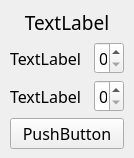
<?xml version="1.0" encoding="UTF-8"?>
<ui version="4.0">
 <class>Form</class>
 <widget class="QWidget" name="Form">
  <property name="geometry">
   <rect>
    <x>0</x>
    <y>0</y>
    <width>134</width>
    <height>157</height>
   </rect>
  </property>
  <property name="font">
   <font>
    <family>Segoe UI Variable</family>
    <pointsize>12</pointsize>
   </font>
  </property>
  <property name="windowTitle">
   <string>Form</string>
  </property>
  <layout class="QGridLayout" name="gridLayout">
   <property name="leftMargin">
    <number>9</number>
   </property>
   <property name="topMargin">
    <number>9</number>
   </property>
   <property name="rightMargin">
    <number>9</number>
   </property>
   <property name="bottomMargin">
    <number>9</number>
   </property>
   <property name="spacing">
    <number>6</number>
   </property>
   <item row="2" column="1">
    <widget class="QLabel" name="numberOfPeopleLabel">
     <property name="font">
      <font>
       <family>Segoe UI Variable</family>
       <pointsize>12</pointsize>
      </font>
     </property>
     <property name="text">
      <string>TextLabel</string>
     </property>
    </widget>
   </item>
   <item row="1" column="1" colspan="3">
    <widget class="QLabel" name="roomNumberLabel">
     <property name="sizePolicy">
      <sizepolicy hsizetype="Preferred" vsizetype="Maximum">
       <horstretch>0</horstretch>
       <verstretch>0</verstretch>
      </sizepolicy>
     </property>
     <property name="font">
      <font>
       <family>Segoe UI Variable</family>
       <pointsize>14</pointsize>
      </font>
     </property>
     <property name="text">
      <string>TextLabel</string>
     </property>
     <property name="alignment">
      <set>Qt::AlignCenter</set>
     </property>
    </widget>
   </item>
   <item row="4" column="1" colspan="3">
    <widget class="QPushButton" name="saveButton">
     <property name="font">
      <font>
       <family>Segoe UI Variable</family>
       <pointsize>12</pointsize>
      </font>
     </property>
     <property name="text">
      <string>PushButton</string>
     </property>
    </widget>
   </item>
   <item row="3" column="3">
    <widget class="QSpinBox" name="penaltyDutySpinBox">
     <property name="sizePolicy">
      <sizepolicy hsizetype="Maximum" vsizetype="Fixed">
       <horstretch>0</horstretch>
       <verstretch>0</verstretch>
      </sizepolicy>
     </property>
     <property name="minimumSize">
      <size>
       <width>30</width>
       <height>0</height>
      </size>
     </property>
     <property name="font">
      <font>
       <family>Segoe UI Variable</family>
       <pointsize>12</pointsize>
      </font>
     </property>
    </widget>
   </item>
   <item row="3" column="1">
    <widget class="QLabel" name="penaltyDutyLabel">
     <property name="font">
      <font>
       <family>Segoe UI Variable</family>
       <pointsize>12</pointsize>
      </font>
     </property>
     <property name="text">
      <string>TextLabel</string>
     </property>
    </widget>
   </item>
   <item row="2" column="3">
    <widget class="QSpinBox" name="numberOfPeopleSpinBox">
     <property name="sizePolicy">
      <sizepolicy hsizetype="Maximum" vsizetype="Fixed">
       <horstretch>0</horstretch>
       <verstretch>0</verstretch>
      </sizepolicy>
     </property>
     <property name="minimumSize">
      <size>
       <width>30</width>
       <height>0</height>
      </size>
     </property>
     <property name="font">
      <font>
       <family>Segoe UI Variable</family>
       <pointsize>12</pointsize>
      </font>
     </property>
    </widget>
   </item>
   <item row="3" column="0">
    <spacer name="horizontalSpacer">
     <property name="orientation">
      <enum>Qt::Horizontal</enum>
     </property>
     <property name="sizeHint" stdset="0">
      <size>
       <width>40</width>
       <height>20</height>
      </size>
     </property>
    </spacer>
   </item>
   <item row="5" column="1" colspan="3">
    <spacer name="verticalSpacer">
     <property name="orientation">
      <enum>Qt::Vertical</enum>
     </property>
     <property name="sizeHint" stdset="0">
      <size>
       <width>20</width>
       <height>40</height>
      </size>
     </property>
    </spacer>
   </item>
   <item row="0" column="1" colspan="3">
    <spacer name="verticalSpacer_2">
     <property name="orientation">
      <enum>Qt::Vertical</enum>
     </property>
     <property name="sizeHint" stdset="0">
      <size>
       <width>20</width>
       <height>40</height>
      </size>
     </property>
    </spacer>
   </item>
   <item row="3" column="4">
    <spacer name="horizontalSpacer_2">
     <property name="orientation">
      <enum>Qt::Horizontal</enum>
     </property>
     <property name="sizeHint" stdset="0">
      <size>
       <width>40</width>
       <height>20</height>
      </size>
     </property>
    </spacer>
   </item>
   <item row="2" column="2" rowspan="2">
    <spacer name="horizontalSpacer_3">
     <property name="orientation">
      <enum>Qt::Horizontal</enum>
     </property>
     <property name="sizeHint" stdset="0">
      <size>
       <width>40</width>
       <height>20</height>
      </size>
     </property>
    </spacer>
   </item>
  </layout>
 </widget>
 <resources/>
 <connections/>
</ui>
